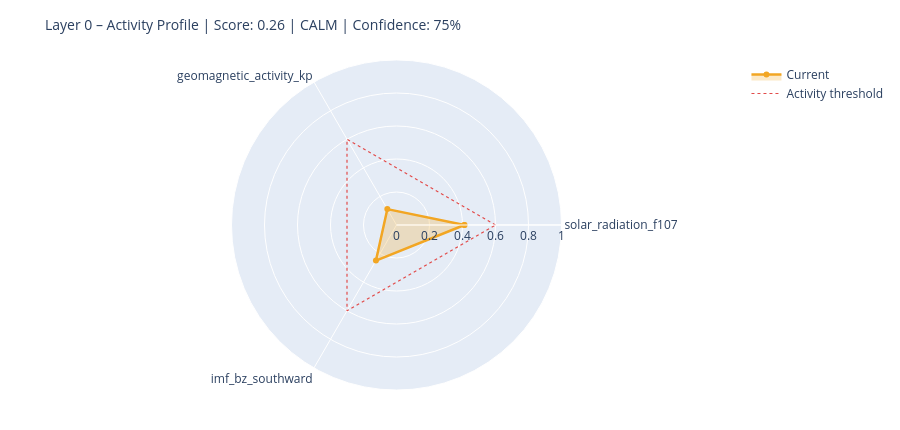

The notebook cell this image was saved under:
### Markdown cell above
---
## 6. State Assessment & Handoff to Layer 1

### Code cell
# ============================================================
# STEP 1 – Collect raw values with source modes
# Mode: 'primary' | 'fallback_3h' | 'last_valid' | 'missing'
# ============================================================

def safe_last(df, col):
    if df is None or col not in df.columns: return None
    s = df[col].dropna()
    return float(s.iloc[-1]) if not s.empty else None

f107_now = safe_last(df_f107, 'f10.7')
bz_now   = safe_last(df_mag,  'bz_gsm')
kp_now   = safe_last(df_kp,   'kp')
sw_now   = safe_last(df_sw,   'speed')

source_modes = {
    'F10.7':    'primary'  if f107_now is not None else 'missing',
    'Kp':       'primary'  if kp_now   is not None else 'missing',
    'IMF_Bz':   'primary'  if bz_now   is not None else 'missing',
    'SW_speed': 'primary'  if sw_now   is not None else 'missing',
}

# Kp Fallback – 3h endpoint
if kp_now is None:
    try:
        r = requests.get(
            'https://services.swpc.noaa.gov/json/noaa-planetary-k-index.json',
            timeout=10)
        r.raise_for_status()
        fb = pd.DataFrame(r.json())
        tc = next((c for c in fb.columns if 'time' in c.lower()), fb.columns[0])
        kc = next((c for c in fb.columns if 'kp' in c.lower() and c != tc), None)
        if kc:
            fb[kc] = fb[kc].astype(str).str.extract(r'([0-9]+(?:\.[0-9]*)?)')[0]
            fb[kc] = pd.to_numeric(fb[kc], errors='coerce')
            fb = fb[fb[kc] >= 0].dropna(subset=[kc])
            if not fb.empty:
                kp_now = float(fb[kc].iloc[-1])
                source_modes['Kp'] = 'fallback_3h'
                print(f'  Kp fallback (3h): {kp_now:.1f}')
    except Exception as e:
        print(f'  Kp fallback failed: {e}')

# Solar Wind Fallback – last valid value
if sw_now is None and df_sw is not None and 'speed' in df_sw.columns:
    s = df_sw['speed'].dropna()
    if not s.empty:
        sw_now = float(s.iloc[-1])
        source_modes['SW_speed'] = 'last_valid'
        print(f'  SW fallback (last_valid): {sw_now:.0f} km/s')

print()
print('Source modes:', source_modes)

# ============================================================
# STEP 2 – Score from available components only
# ============================================================

def norm(v, lo, hi):
    if v is None: return None
    return max(0.0, min(1.0, (v - lo) / (hi - lo)))

COMPONENTS = {
    'solar_radiation_f107':    (f107_now, norm(f107_now, 60, 250)),
    'geomagnetic_activity_kp': (kp_now,   norm(kp_now,   0,   9)),
    'imf_bz_southward':        (bz_now,   norm(-(bz_now or 0) if bz_now else None, -5, 30)
                                           if bz_now is not None else None),
    'solar_wind_speed':        (sw_now,   norm(sw_now, 300, 800)),
}

available   = {k: v[1] for k, v in COMPONENTS.items() if v[1] is not None}
unavailable = [k for k, v in COMPONENTS.items() if v[1] is None]

layer0_score = round(sum(available.values()) / len(available), 4) if available else None
confidence   = round(len(available) / len(COMPONENTS), 2)

level = ('unknown'  if layer0_score is None
         else 'calm'     if layer0_score < 0.3
         else 'moderate' if layer0_score < 0.6
         else 'active')

# ============================================================
# STEP 3 – Dominant Driver
# ============================================================

def dominant_driver(kp, f107, bz, sw):
    candidates = []
    if kp   is not None and kp   >= 4:   candidates.append(('geomagnetic',    kp / 9))
    if sw   is not None and sw   >= 500:  candidates.append(('solar_wind',     sw / 800))
    if bz   is not None and bz   <= -5:   candidates.append(('imf_southward',  abs(bz) / 30))
    if f107 is not None and f107 >= 150:  candidates.append(('solar_radiation',f107 / 250))
    return max(candidates, key=lambda x: x[1])[0] if candidates else 'none'

driver = dominant_driver(kp_now, f107_now, bz_now, sw_now)

# ============================================================
# STEP 4 – Downstream expectations
# ============================================================

def downstream_expectation(driver, score, kp, bz, f107):
    exp = {
        'magnetosphere':        'calm',
        'ionosphere':           'calm',
        'schumann_resonance':   'unchanged',
        'lithosphere_currents': 'low',
    }
    if driver == 'geomagnetic' or (kp and kp >= 5):
        exp['magnetosphere']        = 'compressed / storm'
        exp['ionosphere']           = 'elevated disturbance (TEC variability)'
        exp['schumann_resonance']   = 'elevated amplitude possible'
        exp['lithosphere_currents'] = 'elevated induction currents'
    elif driver == 'imf_southward' or (bz and bz <= -5):
        exp['magnetosphere']        = 'energy coupling active'
        exp['ionosphere']           = 'elevated electron density possible'
        exp['schumann_resonance']   = 'slight modulation possible'
    elif driver == 'solar_radiation' or (f107 and f107 >= 150):
        exp['ionosphere']           = 'elevated ionization (F-layer)'
        exp['schumann_resonance']   = 'slightly elevated background activity'
    return exp

downstream = downstream_expectation(driver, layer0_score, kp_now, bz_now, f107_now)

# ============================================================
# CONSOLE OUTPUT
# ============================================================

W = 58
print('=' * W)
print('LAYER 0 – STATE ASSESSMENT')
print('=' * W)
for name, (raw_v, score_v) in COMPONENTS.items():
    if score_v is not None:
        bar = '█' * int(score_v * 20) + '░' * (20 - int(score_v * 20))
        print(f'  {name:<35}  {bar}  {score_v:.2f}')
    else:
        print(f'  {name:<35}  {"─" * 20}  n/a')
print('-' * W)
print(f'  Score ({len(available)}/{len(COMPONENTS)} components):  {layer0_score:.3f}')
print(f'  Confidence:         {confidence:.0%}')
print(f'  Level:              {level.upper()}')
print(f'  Dominant Driver:    {driver}')

# Radar chart
cats = list(available.keys())
vals = list(available.values())
if len(cats) >= 3:
    fig = go.Figure()
    fig.add_trace(go.Scatterpolar(
        r=vals + [vals[0]], theta=cats + [cats[0]],
        fill='toself', fillcolor='rgba(242,166,35,0.25)',
        line=dict(color='#F2A623', width=2.5), name='Current'
    ))
    fig.add_trace(go.Scatterpolar(
        r=[0.6] * (len(cats) + 1), theta=cats + [cats[0]],
        line=dict(color='#E24B4A', dash='dot', width=1.2),
        mode='lines', name='Activity threshold'
    ))
    fig.update_layout(
        title=dict(text=f'Layer 0 – Activity Profile | Score: {layer0_score:.2f} | {level.upper()} | Confidence: {confidence:.0%}',
                   font=dict(size=14)),
        polar=dict(radialaxis=dict(visible=True, range=[0, 1])),
        height=430, showlegend=True,
        margin=dict(l=60, r=60, t=60, b=40)
    )
    fig.show()

### Figure 1 — Plotly figure (JSON) as saved in the notebook; plotly's stock layout.template omitted (floating-point values rounded to 4 significant figures)
{"data": [{"fill": "toself", "fillcolor": "rgba(242,166,35,0.25)", "line": {"color": "#F2A623", "width": 2.5}, "name": "Current", "r": [0.4116, 0.1111, 0.2491, 0.4116], "theta": ["solar_radiation_f107", "geomagnetic_activity_kp", "imf_bz_southward", "solar_radiation_f107"], "type": "scatterpolar"}, {"line": {"color": "#E24B4A", "dash": "dot", "width": 1.2}, "mode": "lines", "name": "Activity threshold", "r": [0.6, 0.6, 0.6, 0.6], "theta": ["solar_radiation_f107", "geomagnetic_activity_kp", "imf_bz_southward", "solar_radiation_f107"], "type": "scatterpolar"}], "layout": {"height": 430, "margin": {"b": 40, "l": 60, "r": 60, "t": 60}, "polar": {"radialaxis": {"range": [0, 1], "visible": true}}, "showlegend": true, "title": {"font": {"size": 14}, "text": "Layer 0 – Activity Profile | Score: 0.26 | CALM | Confidence: 75%"}}}
